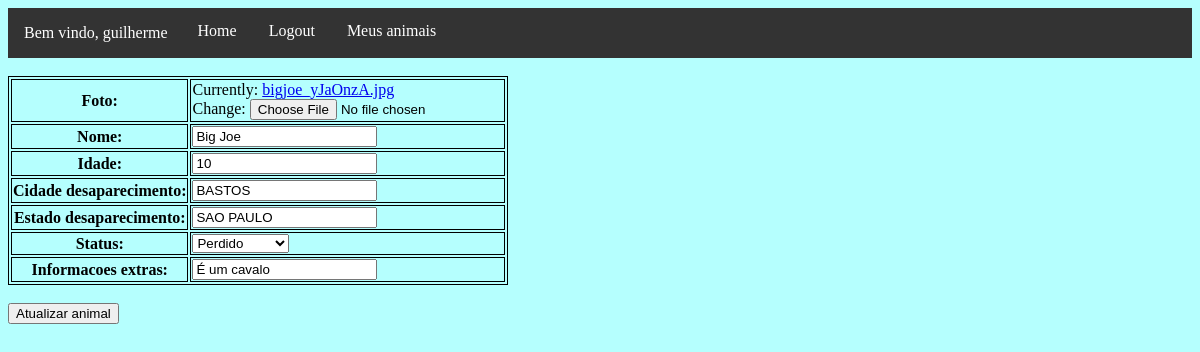
/3/edit (signed in), run on the app's committed database.
### product/models.py (models this page shows, shortened)
class Dono(AbstractBaseUser):
    email = models.EmailField(verbose_name="email", unique=True, max_length=100)
    username = models.CharField(max_length=100)
    telefone = models.CharField(max_length=20)
    date_joined = models.DateTimeField(verbose_name="date_joined", auto_now_add=True)
    last_login = models.DateTimeField(verbose_name="last_login", auto_now=True)
    is_admin = models.BooleanField(default=False)
    is_active = models.BooleanField(default=True)
    is_staff = models.BooleanField(default=False)
    is_superuser = models.BooleanField(default=False)
    USERNAME_FIELD = 'email'
    REQUIRED_FIELDS = ['username']
    objects = DonoManager()

class Animal(models.Model):
    foto  = models.ImageField()
    nome  = models.CharField(max_length=100)
    idade = models.CharField(max_length=3, blank=True)
    cidade_desaparecimento = models.CharField(max_length=50)
    estado_desaparecimento = models.CharField(max_length=50)
    status = models.IntegerField(choices=STATUS_ANIMAL, default=1, blank=True)
    dono = models.ForeignKey(Dono, on_delete=models.CASCADE,  null=True)
    informacoes_extras = models.CharField(max_length=250, blank=True)

### product/views.py (the view)
# urls.py: path('<int:id>/edit', animal_edit, name="animal_edit"),
@login_required
def animal_edit(request, id=None):
    animal = get_object_or_404(Animal, id=id)
    if request.method == 'POST':
        user_form = AnimalForm(request.POST, instance=animal)
        if user_form.is_valid():
            user_form.save()
            return HttpResponseRedirect(reverse('meus_animais'))
        else:
            return render(request, 'editar_animal.html', {"user_form": user_form})
    else:
        user_form = AnimalForm(instance=animal)
        return render(request, 'editar_animal.html', {"user_form": user_form})

### product/forms.py
class AnimalForm(forms.ModelForm):
    class Meta:
        model = Animal
        fields = ['foto',
                  'nome',
                  'idade',
                  'cidade_desaparecimento',
                  'estado_desaparecimento',
                  'status',
                  'informacoes_extras']

### product/templates/editar_animal.html (shortened to what this page needs)
{% extends 'base.html' %}
{% block content %}
<br>
    <form method="POST">
        <table class="table table-bordered table-light">
            {{user_form.as_table}}
        </table>
        <br>
        <button type="submit" class="btn btn-warning float-right">Atualizar animal</button>
    </form>
{% endblock content %}

### product/templates/base.html (shortened to what this page needs)
<!DOCTYPE html>
<html>
<head>
	{% load static %}
	<link href="{% static 'style.css' %}"  rel="stylesheet">
		{% if request.user.is_authenticated %}
			<ul>
				<li><p>Bem vindo, {{request.user.username}}</p></li>
				<li><a href="{% url 'pagina_principal' %}">Home</a></li>
				<li><a href="{% url 'logout' %}">Logout</a></li>
				<li><a href="{% url 'meus_animais' %}">Meus animais</a></li>
			</ul>
		{% else %}
			<ul>
				<li><a href="{% url 'pagina_principal' %}">Home</a></li>
				<li><a href="{% url 'cadastrar_dono' %}">Register</a></li>
				<li><a href="{% url 'login' %}">Login</a></li>
			</ul>
		{% endif %}
</head>
<body>
{% block content %}
{% endblock content %}
</body>
</html>

### product/static/style.css (style rules this page uses)
html { margin: 0px; background-color: #b5fffe; }
table, th, td { border: 1px solid black; }
ul { list-style-type: none; margin: 0; padding: 0; overflow: hidden; background-color: #333; }
li { float: left; }
li a { display: block; color: white; text-align: center; padding: 14px 16px; text-decoration: none; }
li p { padding: 0px 14px 0px 16px; color: white; }

### data on the page
Dono: user.username "guilherme"
Animal: nome "Big Joe", idade "10", cidade_desaparecimento "BASTOS", estado_desaparecimento "SAO PAULO", status "Perdido", informacoes_extras "É um cavalo"
